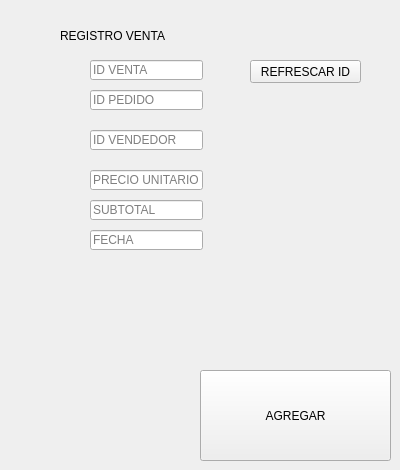
              <widget class="QWidget" name="agregarvt">
               <attribute name="title">
                <string>REGISTRAR VENTA</string>
               </attribute>
               <widget class="QLabel" name="titulo_3">
                <property name="geometry">
                 <rect>
                  <x>60</x>
                  <y>20</y>
                  <width>331</width>
                  <height>31</height>
                 </rect>
                </property>
                <property name="text">
                 <string>REGISTRO VENTA</string>
                </property>
               </widget>
               <widget class="QLineEdit" name="idpedidovt">
                <property name="geometry">
                 <rect>
                  <x>90</x>
                  <y>90</y>
                  <width>113</width>
                  <height>20</height>
                 </rect>
                </property>
                <property name="placeholderText">
                 <string>ID PEDIDO</string>
                </property>
               </widget>
               <widget class="QLineEdit" name="idvendedorvt">
                <property name="geometry">
                 <rect>
                  <x>90</x>
                  <y>130</y>
                  <width>113</width>
                  <height>20</height>
                 </rect>
                </property>
                <property name="text">
                 <string/>
                </property>
                <property name="placeholderText">
                 <string>ID VENDEDOR</string>
                </property>
               </widget>
               <widget class="QLineEdit" name="subtotalvt">
                <property name="geometry">
                 <rect>
                  <x>90</x>
                  <y>200</y>
                  <width>113</width>
                  <height>20</height>
                 </rect>
                </property>
                <property name="placeholderText">
                 <string>SUBTOTAL</string>
                </property>
               </widget>
               <widget class="QPushButton" name="registrarvtbtn">
                <property name="geometry">
                 <rect>
                  <x>200</x>
                  <y>370</y>
                  <width>191</width>
                  <height>91</height>
                 </rect>
                </property>
                <property name="text">
                 <string>AGREGAR</string>
                </property>
               </widget>
               <widget class="QLineEdit" name="preciounitariovt">
                <property name="geometry">
                 <rect>
                  <x>90</x>
                  <y>170</y>
                  <width>113</width>
                  <height>20</height>
                 </rect>
                </property>
                <property name="placeholderText">
                 <string>PRECIO UNITARIO</string>
                </property>
               </widget>
               <widget class="QLineEdit" name="idventa">
                <property name="geometry">
                 <rect>
                  <x>90</x>
                  <y>60</y>
                  <width>113</width>
                  <height>20</height>
                 </rect>
                </property>
                <property name="placeholderText">
                 <string>ID VENTA</string>
                </property>
               </widget>
               <widget class="QPushButton" name="refrescarvtbtn">
                <property name="geometry">
                 <rect>
                  <x>250</x>
                  <y>60</y>
                  <width>111</width>
                  <height>23</height>
                 </rect>
                </property>
                <property name="text">
                 <string>REFRESCAR ID</string>
                </property>
               </widget>
               <widget class="QLineEdit" name="fechavt">
                <property name="geometry">
                 <rect>
                  <x>90</x>
                  <y>230</y>
                  <width>113</width>
                  <height>20</height>
                 </rect>
                </property>
                <property name="placeholderText">
                 <string>FECHA</string>
                </property>
               </widget>
              </widget>
